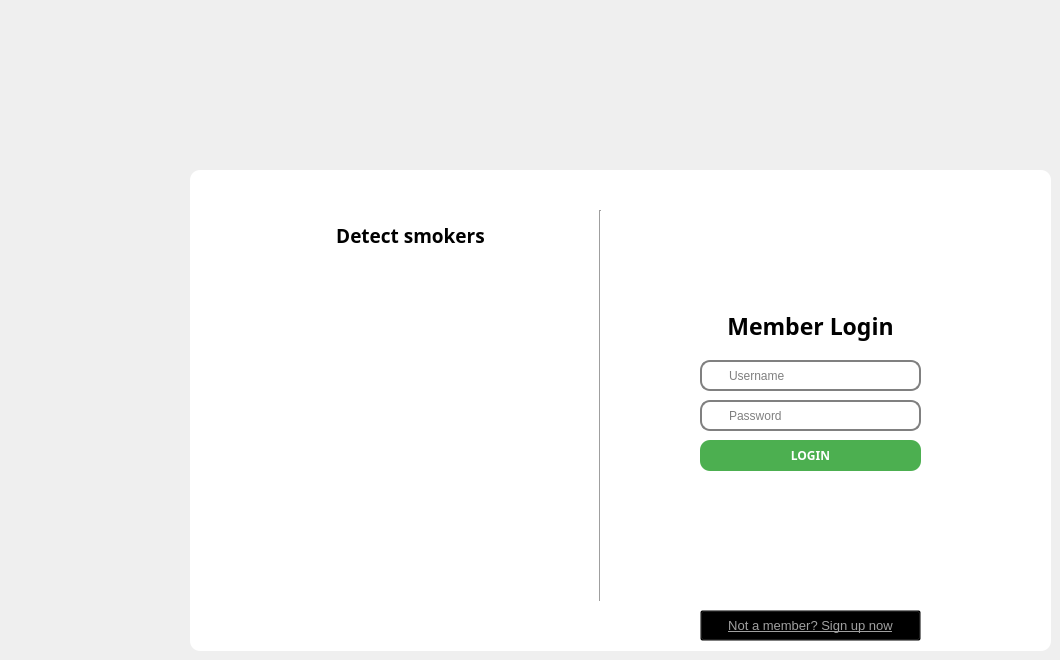
    <widget class="QWidget" name="login_page">
     <property name="styleSheet">
      <string notr="true">QWidget#login_page{
background-color: #464646;
}</string>
     </property>
     <widget class="QGroupBox" name="groupBox">
      <property name="geometry">
       <rect>
        <x>190</x>
        <y>170</y>
        <width>861</width>
        <height>481</height>
       </rect>
      </property>
      <property name="font">
       <font>
        <family>Modern</family>
       </font>
      </property>
      <property name="styleSheet">
       <string notr="true">QGroupBox{
background: #FFFFFF;
box-shadow: 0 0 20px 0 rgba(0, 0, 0, 0.2), 0 5px 5px 0 rgba(0, 0, 0, 0.24);
 border-radius: 10px;
}</string>
      </property>
      <property name="title">
       <string/>
      </property>
      <property name="alignment">
       <set>Qt::AlignCenter</set>
      </property>
      <widget class="QPushButton" name="LoginButton">
       <property name="geometry">
        <rect>
         <x>510</x>
         <y>270</y>
         <width>221</width>
         <height>31</height>
        </rect>
       </property>
       <property name="font">
        <font>
         <family>Segoe WP Semibold</family>
         <weight>75</weight>
         <bold>true</bold>
        </font>
       </property>
       <property name="styleSheet">
        <string notr="true">QPushButton#LoginButton {
  background-color: #4CAF50;
  color: white;
  border-radius: 10px;
}

QPushButton:hover#LoginButton {
  background-color: #60ba64;
}</string>
       </property>
       <property name="text">
        <string>LOGIN</string>
       </property>
      </widget>
      <widget class="QLabel" name="label_2">
       <property name="geometry">
        <rect>
         <x>510</x>
         <y>235</y>
         <width>31</width>
         <height>21</height>
        </rect>
       </property>
       <property name="styleSheet">
        <string notr="true">image: url(:/images/padlock.png);</string>
       </property>
       <property name="text">
        <string/>
       </property>
       <property name="pixmap">
        <pixmap>:/password/padlock.png</pixmap>
       </property>
      </widget>
      <widget class="QLabel" name="label_3">
       <property name="geometry">
        <rect>
         <x>510</x>
         <y>195</y>
         <width>31</width>
         <height>21</height>
        </rect>
       </property>
       <property name="styleSheet">
        <string notr="true">QLabel{
image: url(:/images/boy.png);
}</string>
       </property>
       <property name="text">
        <string/>
       </property>
       <property name="pixmap">
        <pixmap resource="../../pythonapp/designs/images/login.qrc">:/images/boy.png</pixmap>
       </property>
      </widget>
      <widget class="QLabel" name="label_4">
       <property name="geometry">
        <rect>
         <x>510</x>
         <y>130</y>
         <width>221</width>
         <height>51</height>
        </rect>
       </property>
       <property name="font">
        <font>
         <family>Segoe WP Semibold</family>
         <pointsize>17</pointsize>
         <weight>75</weight>
         <bold>true</bold>
        </font>
       </property>
       <property name="text">
        <string>Member Login</string>
       </property>
       <property name="alignment">
        <set>Qt::AlignCenter</set>
       </property>
      </widget>
      <widget class="QLineEdit" name="lineEdit">
       <property name="geometry">
        <rect>
         <x>510</x>
         <y>190</y>
         <width>221</width>
         <height>31</height>
        </rect>
       </property>
       <property name="styleSheet">
        <string notr="true">QLineEdit {
 border: 2px solid gray;
 border-radius: 10px;
padding-left: 25px;
}</string>
       </property>
       <property name="placeholderText">
        <string>Username</string>
       </property>
      </widget>
      <widget class="QLineEdit" name="lineEdit_2">
       <property name="geometry">
        <rect>
         <x>510</x>
         <y>230</y>
         <width>221</width>
         <height>31</height>
        </rect>
       </property>
       <property name="styleSheet">
        <string notr="true">QLineEdit {
 border: 2px solid gray;
 border-radius: 10px;
 padding-left: 25px;
}
</string>
       </property>
       <property name="maxLength">
        <number>16</number>
       </property>
       <property name="echoMode">
        <enum>QLineEdit::Password</enum>
       </property>
       <property name="placeholderText">
        <string>Password</string>
       </property>
      </widget>
      <widget class="QLabel" name="label_17">
       <property name="geometry">
        <rect>
         <x>510</x>
         <y>320</y>
         <width>221</width>
         <height>21</height>
        </rect>
       </property>
       <property name="font">
        <font>
         <family>Segoe WP Semibold</family>
         <weight>75</weight>
         <bold>true</bold>
        </font>
       </property>
       <property name="styleSheet">
        <string notr="true">QLabel#label_17{
	color: red;
}</string>
       </property>
       <property name="text">
        <string/>
       </property>
       <property name="alignment">
        <set>Qt::AlignCenter</set>
       </property>
      </widget>
      <widget class="QLabel" name="label_18">
       <property name="geometry">
        <rect>
         <x>90</x>
         <y>90</y>
         <width>261</width>
         <height>341</height>
        </rect>
       </property>
       <property name="text">
        <string/>
       </property>
       <property name="pixmap">
        <pixmap resource="../../pythonapp/designs/images/login.qrc">:/images/detection.png</pixmap>
       </property>
      </widget>
      <widget class="QLabel" name="label">
       <property name="geometry">
        <rect>
         <x>110</x>
         <y>50</y>
         <width>221</width>
         <height>31</height>
        </rect>
       </property>
       <property name="font">
        <font>
         <family>Segoe WP Semibold</family>
         <pointsize>14</pointsize>
         <weight>75</weight>
         <bold>true</bold>
        </font>
       </property>
       <property name="text">
        <string>Detect smokers</string>
       </property>
       <property name="alignment">
        <set>Qt::AlignCenter</set>
       </property>
      </widget>
      <widget class="Line" name="line">
       <property name="geometry">
        <rect>
         <x>400</x>
         <y>40</y>
         <width>20</width>
         <height>391</height>
        </rect>
       </property>
       <property name="orientation">
        <enum>Qt::Vertical</enum>
       </property>
      </widget>
      <widget class="QPushButton" name="signbtn">
       <property name="geometry">
        <rect>
         <x>510</x>
         <y>440</y>
         <width>221</width>
         <height>31</height>
        </rect>
       </property>
       <property name="font">
        <font>
         <pointsize>10</pointsize>
         <underline>true</underline>
        </font>
       </property>
       <property name="styleSheet">
        <string notr="true">QPushButton#signbtn{
background-color: Transparent;background-repeat:no-repeat;
color: #A0A0A0;

}
QPushButton:hover#signbtn{
 color: blue;
}</string>
       </property>
       <property name="text">
        <string>Not a member? Sign up now</string>
       </property>
      </widget>
      <zorder>LoginButton</zorder>
      <zorder>label_4</zorder>
      <zorder>lineEdit</zorder>
      <zorder>label_17</zorder>
      <zorder>lineEdit_2</zorder>
      <zorder>label_2</zorder>
      <zorder>label_18</zorder>
      <zorder>label</zorder>
      <zorder>label_3</zorder>
      <zorder>line</zorder>
      <zorder>signbtn</zorder>
     </widget>
    </widget>
